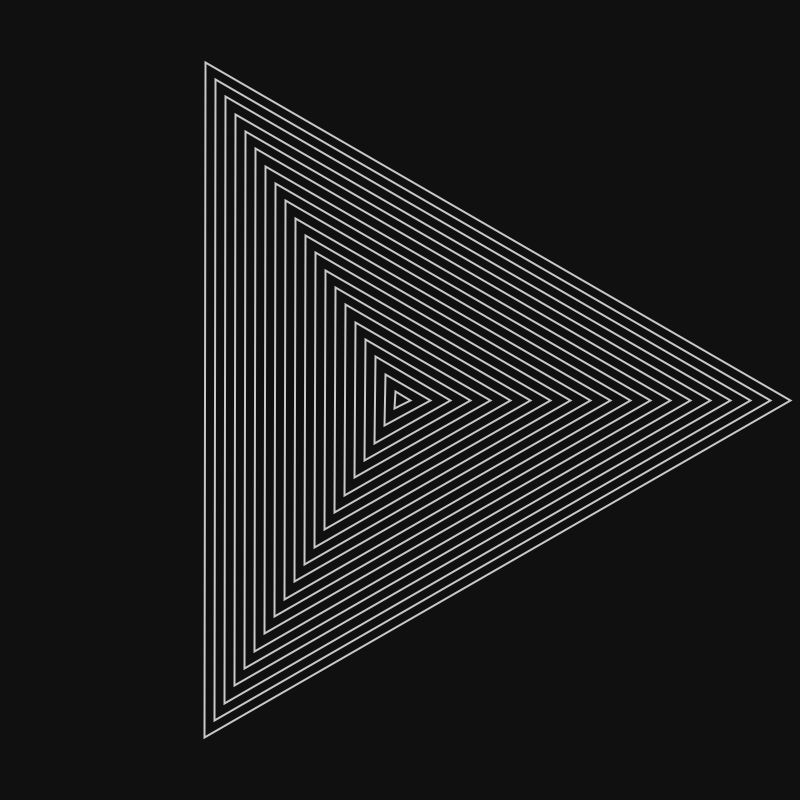
Frame 1 (no input)
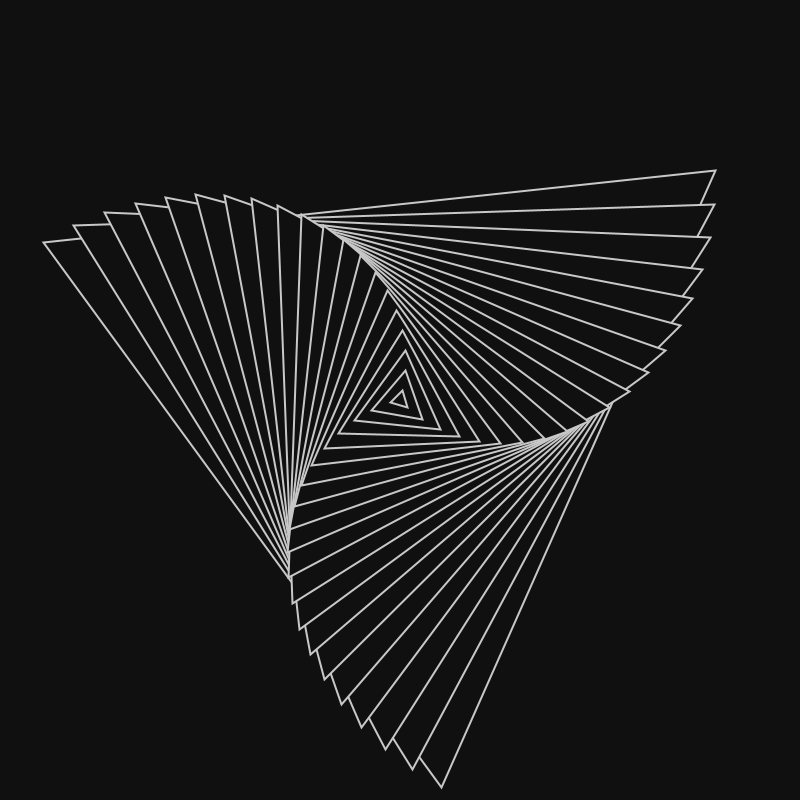
Frame 60 (the mouse pressed at the canvas centre just before this capture)
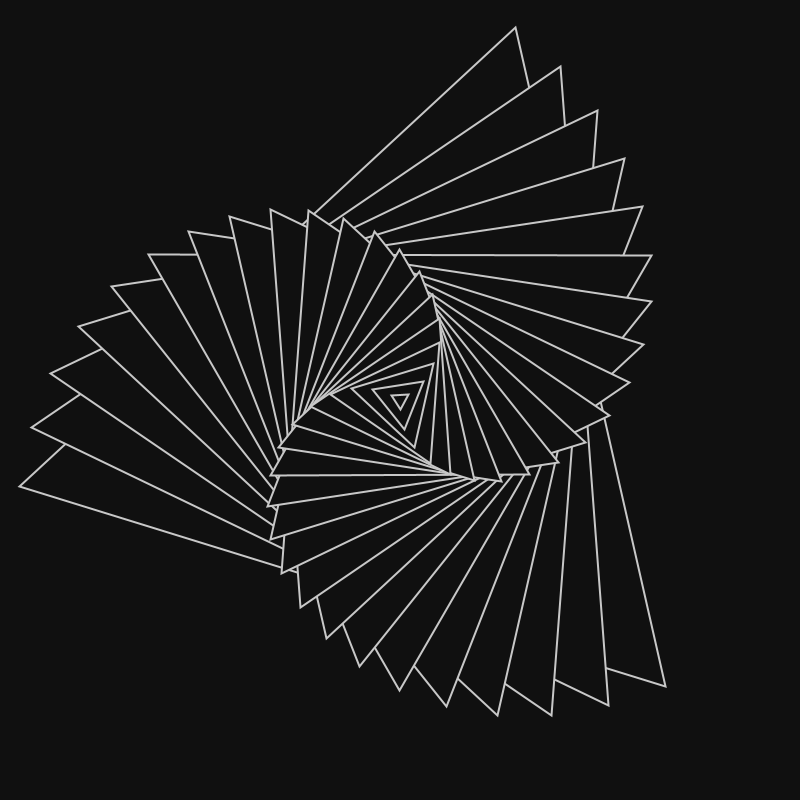
Frame 120 (the mouse held since frame 60 and released just before this capture)

The Processing sketch that drew these frames (run headless with seeded random() and noise(); from frame 60 on, the mouse is pressed at the canvas centre):

// Processing sketch: triaFlow
// ── triaFlow.pde
float R;
float rAcc;

void setup() {
  size(800, 800);
  R = 0;
  rAcc = PI / 2500;
}

void draw() {
  background(16);
  for (int i = 20; i > 0; i--) {
    pushMatrix();
    translate(width / 2, height / 2);
    rotate(R * (11.5 - i));
    polygonFX((i * 20) - 10);
    popMatrix();
  }
  R+= rAcc;
}


void polygonFX(int n) {
    fill(16);
    stroke(200);
    strokeWeight(2);
    polygon(0, 0, n, 3);
  }

void polygon(float x, float y, float radius, int npoints) {
  float angle = TWO_PI / npoints;
  beginShape();
  for (float a = 0; a < TWO_PI; a += angle) {
    float sx = x + cos(a) * radius;
    float sy = y + sin(a) * radius;
    vertex(sx, sy);
  }
  endShape(CLOSE);
}
